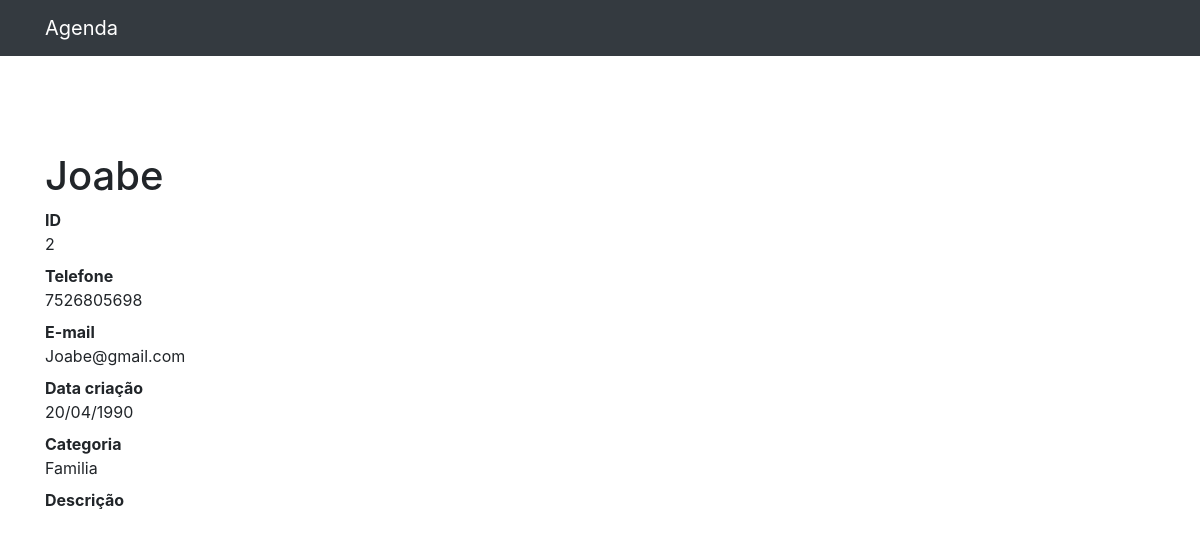
/2, run on the app's committed database.
### contatos/models.py (models this page shows, shortened)
class Contato(models.Model):
    nome = models.CharField(max_length=255)
    sobrenome = models.CharField(max_length=255)
    telefone = models.CharField(max_length=255)
    email = models.CharField(max_length=255, blank=True)
    data = models.DateTimeField(default=timezone.now)
    descriacao = models.CharField(max_length=255, blank=True)
    contegoria = models.ForeignKey(Contegoria, on_delete=models.DO_NOTHING)
    mostra = models.BooleanField(default=True)
    foto = models.ImageField(blank=True, upload_to='fotos/%Y/%m')

class Contegoria(models.Model):
    nome = models.CharField(max_length=255)
    def __str__(self):
        return self.nome

### contatos/views.py (the view)
# urls.py: path('<int:contato_id>', views.ver_contato, name='ver_contato'),
def ver_contato(request, contato_id):
    contato = Contato.objects.get(id=contato_id)
    return render(request, 'contatos/ver_contato.html', {'contato': contato})

### contatos/templates/contatos/ver_contato.html (shortened to what this page needs)
{% extends 'base.html'%}
{%block conteudo %}
<h1 class="mt-5">{{contato.nome}}</h1>
        <dl>
          <dt>ID</dt>
          <dd>{{contato.id}}</dd>
          <dt>Telefone</dt>
          <dd>{{contato.telefone}}</dd>
          <dt>E-mail</dt>
          <dd>{{contato.email}}</dd>
          <dt>Data criação</dt>
          <dd>20/04/1990</dd>
          <dt>Categoria</dt>
          <dd>{{contato.contegoria}}</dd>
          <dt>Descrição</dt>
        </dl>
{%endblock%}

### data on the page
Contato: nome "Joabe", id "2", telefone "7526805698", email "Joabe@gmail.com", contegoria "Familia"
